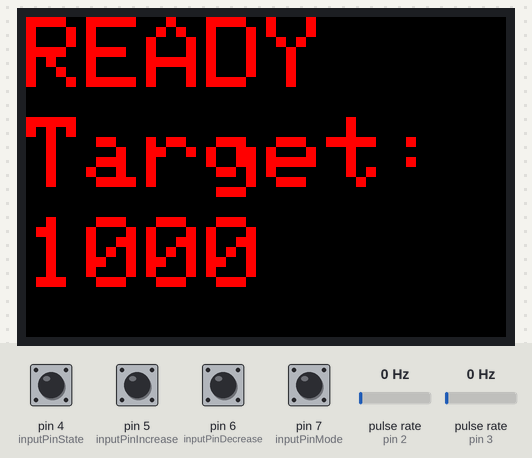
Recording of a sketch running on a simulated Arduino Uno, built with avr-gcc and run on an emulated ATmega328P. Parts: 480×320 colour display. Wiring (inferred from the names in the program): 2 × pulse sensor: data pin 2 / data pin 3. The inputs (shaded band) are chosen by the test bench; at power-on: pin 4 (inputPinState), pin 5 (inputPinIncrease), pin 6 (inputPinDecrease), pin 7 (inputPinMode) HIGH, pulse rate (sensors on pin 2, pin 3) 0 Hz.

Above: at 1.7 s.
1.8 s: pin 4 (inputPinState) pulled LOW for 0.15 s
At 3.7 s:
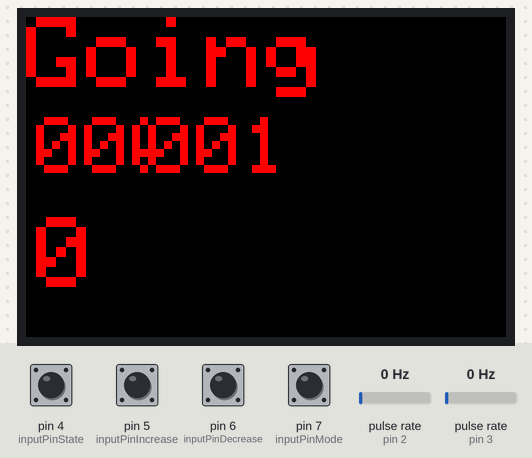
4.9 s: pin 4 (inputPinState) pulled LOW for 1 s
At 5.4 s:
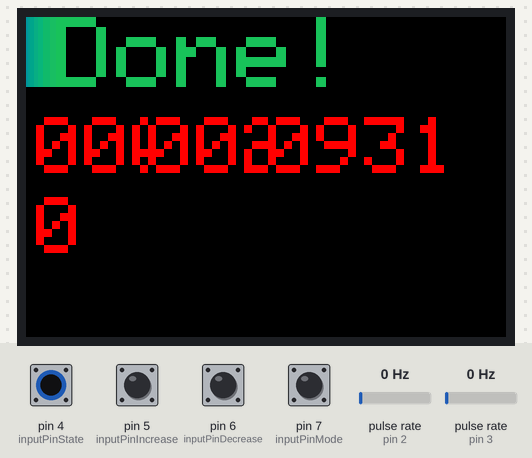
6.5 s: pin 4 (inputPinState) pulled LOW for 0.15 s
At 7.7 s:
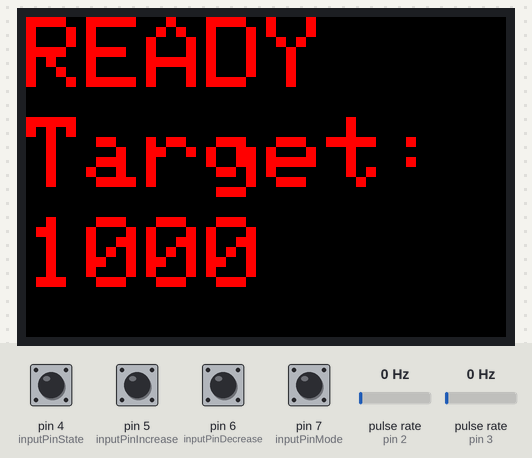
8.2 s: pin 5 (inputPinIncrease) pulled LOW for 0.15 s
At 8.6 s:
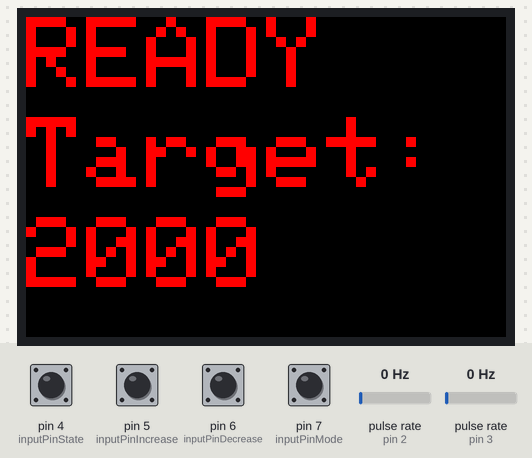
9.8 s: pin 7 (inputPinMode) pulled LOW for 0.15 s
At 10.1 s:
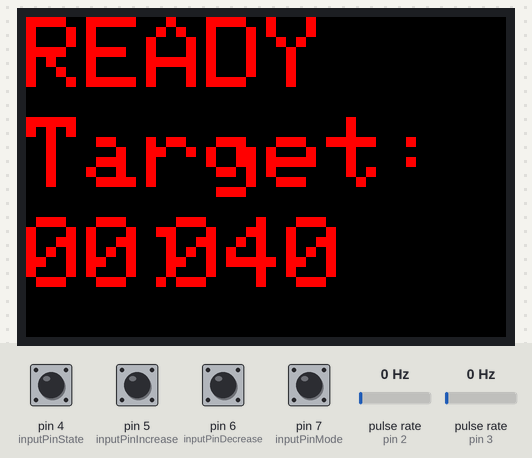
11.4 s: pin 7 (inputPinMode) pulled LOW for 1 s
At 12.2 s:
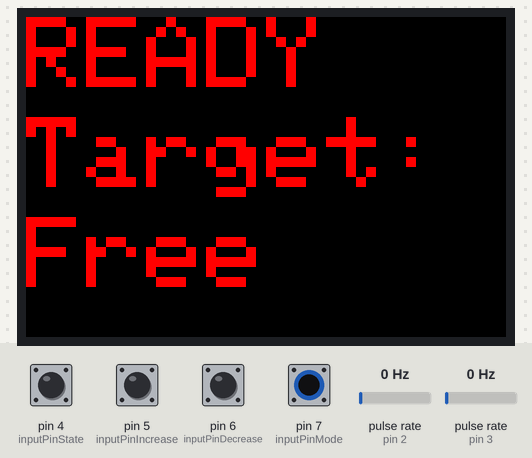
Timing chart, 0 to 14.4 s (numbered marks = the images above; inputs shaded):
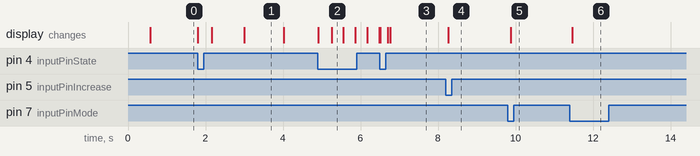

The sketch:

main.ino
```cpp
//MADE wheelchair code, based on the demos for the lcd screen
//This program is a demo of displaying string

//when using the BREAKOUT BOARD only and using these hardware spi lines to the LCD,
//the SDA pin and SCK pin is defined by the system and can't be modified.
//if you don't need to control the LED pin,you can set it to 3.3V and set the pin definition to -1.
//other pins can be defined by youself,for example
//pin usage as follow:
//             CS  DC/RS  RESET  SDI/MOSI  SDO/MISO  SCK  LED    VCC     GND
//Arduino Uno  A5   A3     A4      11        12      13   A0   5V/3.3V   GND
//ALBIE SAYS: you have to do all of these or it wolnt work.
//Remember to set the pins to suit your display module!


#include <LCDWIKI_GUI.h>  //Core graphics library
#include <LCDWIKI_SPI.h>  //Hardware-specific library

//paramters define. NOTE: don't need to optimise this away, #defines are performed at optimization
#define MODEL ST7796S
#define CS A5
#define CD A3
#define RST A4
#define LED -1  //if you don't need to control the LED pin,you should set it to -1 and set it to 3.3V

//the definiens of hardware spi mode as follow:
//if the IC model is known or the modules is unreadable,you can use this constructed function
LCDWIKI_SPI mylcd(MODEL, CS, CD, RST, LED);  //model,cs,dc,reset,led


//define some colour values
#define BLACK 0x0000
#define BLUE 0x001F
#define RED 0xF800
#define GREEN 0x07E0
#define CYAN 0x07FF
#define MAGENTA 0xF81F
#define YELLOW 0xFFE0
#define WHITE 0xFFFF

//Ratio
#define clksPerMile 1000

//From bildr article: http://bildr.org/2012/08/rotary-encoder-arduino/
//encoder stuff
//these pins can not be changed 2/3 are special pins
#define encoderPin1 2
#define encoderPin2 3

#define inputPinState 4  //change state
#define inputPinIncrease 5
#define inputPinDecrease 6
#define inputPinMode 7

#define modeDist 0
#define modeTime 1
#define modeTillStop 2
#define stateSetup -1
#define stateReady 0
#define stateGoing 1
#define stateFinished 2
byte mode = modeTime;  //current goal type
float target = 100000;  // current goal magnitude

byte state = stateSetup;  //state of the system


volatile int lastEncoded = 0;
volatile long encoderValue = 0;


int lastMSB = 0;
int lastLSB = 0;


void setup() {
  mylcd.Init_LCD();
  mylcd.Fill_Screen(BLACK);

  mylcd.Set_Text_Mode(0);
  mylcd.Set_Rotation(1);
  //display 6 times string
  mylcd.Set_Text_colour(RED);
  mylcd.Set_Text_Back_colour(BLACK);
  mylcd.Set_Text_Size(10);  //the multiplier for the pixel font. Each glyph is a 5x6 grid, and they will be printed with text size pixel space between them


  pinMode(encoderPin1, INPUT_PULLUP);
  pinMode(encoderPin2, INPUT_PULLUP);
  pinMode(inputPinState, INPUT_PULLUP);
  pinMode(inputPinIncrease, INPUT_PULLUP);
  pinMode(inputPinDecrease, INPUT_PULLUP);
  pinMode(inputPinMode, INPUT_PULLUP);

  //call updateEncoder() when any high/low changed seen
  //on interrupt 0 (pin 2), or interrupt 1 (pin 3)
  attachInterrupt(digitalPinToInterrupt(encoderPin1), updateEncoder, CHANGE);
  attachInterrupt(digitalPinToInterrupt(encoderPin2), updateEncoder, CHANGE);
  mode = modeDist;
  setState(stateReady);
}

/*Interface between UI and rotary encoder input handling:
updatencoder is called as interupt when the clk moves, and
changes encoderValue. main loop checks encoderValue
*/

long inputDelayTime = 0;  //the time in millis at which we will again accept button input, because debouncing is lame
long startTime = 0;       //when the current session started


float colorTheta = 0;  //this is not for actual rotation. its for rainbows!

void loop() {
  //input reading
  bool statePressed = false;
  bool increasePressed = false;
  bool decreasePressed = false;
  bool modePressed = false;
  if (millis() > inputDelayTime) {
    statePressed = !digitalRead(inputPinState);
    increasePressed = !digitalRead(inputPinIncrease);
    decreasePressed = !digitalRead(inputPinDecrease);
    modePressed = !digitalRead(inputPinMode);
    if (statePressed || increasePressed || decreasePressed || modePressed) {
      inputDelayTime = millis() + 1000;
    }
  }
  if (statePressed) {
    setState((state + 1) % 3);
    return;
  }

  switch (state) {
    case stateReady:
      if (modePressed) {
        mode = (mode + 1) % 3;
        target = 100000;

        printTarget();
      }
      if (increasePressed) {
        target *= 2;
        printTarget();
      }
      if (decreasePressed) {
        target /= 2;
        printTarget();
      }


      // statements
      break;
    case stateGoing:
      if (finishChecker()) {
        setState(stateFinished);
        return;
      }
      mylcd.Print_Number_Int(encoderValue, 10, 200, 0, "0", 10);
      if (mode == modeTime) {

        printTime(target + startTime - millis(), 10, 100, 8, false);
      } else {
        printTime(millis() - startTime, 10, 100, 8, false);
      }

      // statements
      break;
    case stateFinished:
      mylcd.Set_Text_colour(nextRainbowColor());
      mylcd.Print("Done!", 100 - round(100 * cos(colorTheta)), 0);
      mylcd.Set_Text_colour(RED);

      // statements
      break;
  }
}
//drawing for when entering state
void setState(byte targState) {
  state = targState;
  switch (targState) {
    case stateReady:
      mylcd.Fill_Screen(BLACK);
      mylcd.Print("READY", 0, 0);
      mylcd.Print("Target:", 0, 100);
      printTarget();
      break;
    case stateGoing:
      mylcd.Fill_Screen(BLACK);
      mylcd.Print("Going", 0, 0);
      encoderValue = 0;
      startTime = millis();

      break;
    case stateFinished:
      long int finTime = millis();
      colorTheta=0;
      mylcd.Fill_Screen(BLACK);
      printTime(finTime - startTime, 10, 100, 8, true);

      mylcd.Set_Text_Size(8);
      mylcd.Print_Number_Int(encoderValue, 10, 180, 1, '0', 10);

      //mylcd.Print_Number_Int(1000 * encoderValue / (finTime - startTime), 10, 180, 1, '0', 10);  //clks per second avg
      mylcd.Set_Text_Size(10);
      break;
  }
}
//formats and prints teh target while in readyup mode
void printTarget() {
  //clear
  mylcd.Print("                ", 0, 200);
  switch (mode) {
    case modeTime:

      printTime(target, 0, 200, 10, false);
      break;
    case modeDist:

      mylcd.Print_Number_Int(target / 100, 0, 200, 1, '0', 10);
      break;
    case modeTillStop:
      mylcd.Print("Free", 0, 200);
      break;
  }
}
//checks if we have met our finish condition
bool finishChecker() {
  // this could all be a one liner, but this is more redable
  if (mode == modeTime && target + startTime <= millis()) {
    return true;
  } else if (mode == modeDist && encoderValue > target/100) {
    return true;
  }

  //TODO: this
  return false;
}
//prints a time in MM:SS format, gives miliseconds in exact mode, which should only be used for an amount of time that has passed.trying to measure time that is happening is to slow to print
//height is standard for font, 6*fontsize pixels tall.
//width is
void printTime(long time, int x0, int y0, int fontsize, bool exact) {
  uint8_t prevSize = mylcd.Get_Text_Size();

  mylcd.Set_Text_Size(fontsize);
  mylcd.Set_Text_Mode(1);
  if (exact) {
    mylcd.Print(".", x0 + 24 * fontsize, y0);
  }

  mylcd.Print(":", x0 + 10 * fontsize, y0);
  mylcd.Set_Text_Mode(0);
  mylcd.Print_Number_Int(time / 60000, x0, y0, 3, '0', 10);
  mylcd.Print_Number_Int((time / 1000) % 60, x0 + 14 * fontsize, y0, 3, '0', 10);

  if (exact) {

    mylcd.Print_Number_Int((time / 1) % 1000, x0 + 29 * fontsize, y0, 4, '0', 10);
  }


  mylcd.Set_Text_Size(prevSize);
}


//Function that gets rainbow colors. The speed of the rainbow is display update speed-dependeaent, cause whatever.
uint16_t nextRainbowColor() {
  colorTheta += 0.1;
  return mylcd.Color_To_565(round(100 - 100 * cos(colorTheta)), round(100 - 100 * cos(colorTheta + 2)), round(100 - 100 * cos(colorTheta + 4)));
}

void updateEncoder() {
  int MSB = digitalRead(encoderPin1);  //MSB = most significant bit
  int LSB = digitalRead(encoderPin2);  //LSB = least significant bit

  int encoded = (MSB << 1) | LSB;          //converting the 2 pin value to single number
  int sum = (lastEncoded << 2) | encoded;  //adding it to the previous encoded value

  if (sum == 0b1101 || sum == 0b0100 || sum == 0b0010 || sum == 0b1011) encoderValue++;
  if (sum == 0b1110 || sum == 0b0111 || sum == 0b0001 || sum == 0b1000) encoderValue--;

  lastEncoded = encoded;  //store this value for next time
}
```

Measured:
- after the input at 1.8 s, the display: first changes at once (image 1 shows a later state)
- after the input at 4.9 s, the display: first changes at once (image 2 shows a later state)
- after the input at 6.5 s, the display: first changes at once (image 3 shows a later state)
- after the input at 8.2 s, the display: changes after 0.06 s (image 4)
- after the input at 9.8 s, the display: changes after 0.07 s (image 5)
- after the input at 11.4 s, the display: changes after 0.06 s (image 6)
- what the display in image 1 shows lasts 1.0 s, from 3.0 s to 4.0 s
